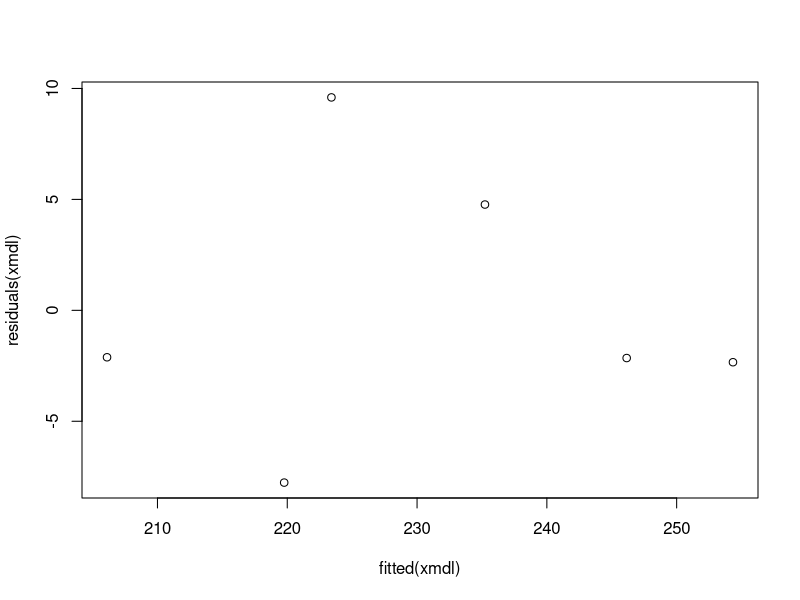
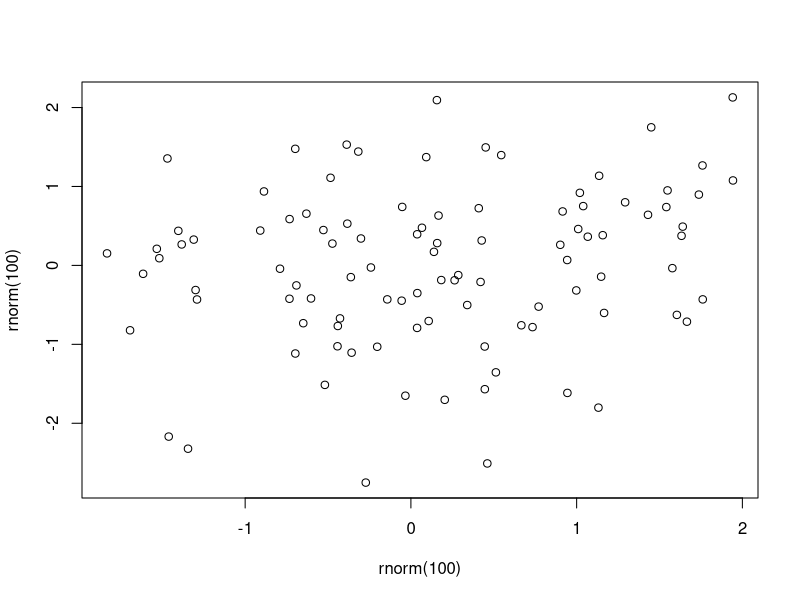

These charts were generated, in order, by the following R code:
## ---- chunk 1
library(tidyverse)
## ---- chunk 2
pitch = c(233,204,242,130,112,142)
sex = c(rep("female",3),rep("male",3))

my.df = data.frame(sex,pitch)

xmdl = lm(pitch ~ sex, my.df) #The xmdl is a arbitrary name for an object

#To see what this linear model did to the objecet, we will have to do a summary:
summary(xmdl)
## ---- chunk 3
mean(my.df[my.df$sex=="female",]$pitch)
## ---- chunk 4
age = c(14,23,35,48,52,67)
pitch = c(252,244,240,233,212,204)
my.df = data.frame(age,pitch)
xmdl = lm(pitch ~ age, my.df)
summary(xmdl)
## ---- chunk 5
plot(fitted(xmdl),residuals(xmdl)) #Residual plot
## ---- chunk 6
plot(rnorm(100),rnorm(100)) # This creates two sets of 100 normally distributed random numbers with a mean of 0 and a standard deviation of 1. If you type this in multiple times to create multiple plots, you can get a feel of how a “normal” residual plot should look like.
